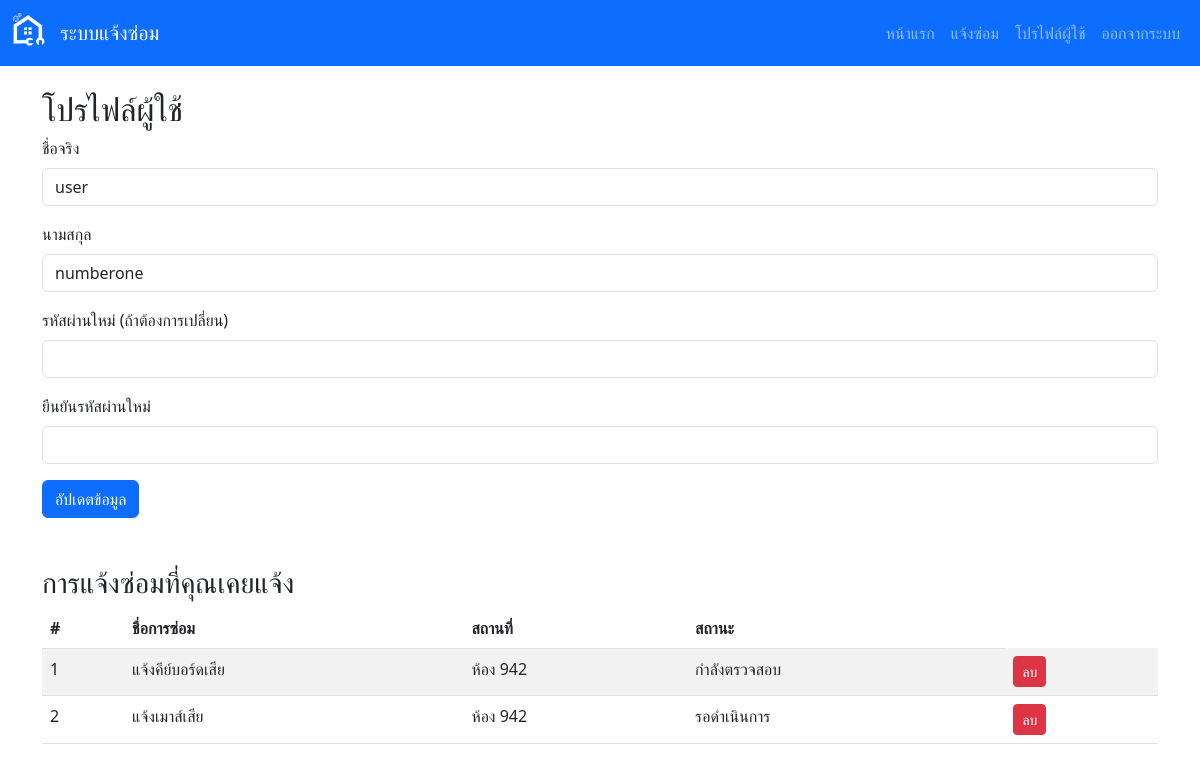
The page /profile.php (signed in) on the database its author committed.
### tables this page shows
CREATE TABLE `users` (
  `id` int(11) NOT NULL,
  `first_name` varchar(255) NOT NULL,
  `last_name` varchar(255) NOT NULL,
  `username` varchar(50) NOT NULL,
  `password` varchar(255) NOT NULL,
  `email` varchar(100) DEFAULT NULL,
  `created_at` timestamp NOT NULL DEFAULT current_timestamp(),
  `role` enum('user','admin','tech') NOT NULL DEFAULT 'user'
);

CREATE TABLE `repair_request` (
  `id` int(11) NOT NULL,
  `repair_name` varchar(255) NOT NULL,
  `description` text NOT NULL,
  `image_path` varchar(255) DEFAULT NULL,
  `location` varchar(255) NOT NULL,
  `report_date` datetime NOT NULL,
  `user_id` int(11) NOT NULL,
  `status` enum('กำลังตรวจสอบ','รอดำเนินการ','เสร็จสิ้น') DEFAULT 'กำลังตรวจสอบ',
  `image` longblob DEFAULT NULL,
  `image_type` varchar(50) DEFAULT NULL,
  `repair_code` varchar(20) NOT NULL,
  `is_selected` tinyint(1) DEFAULT 0,
  `repair_type` varchar(50) NOT NULL
);

### profile.php (the view, shortened to what this page needs)
<?php
include 'db.php';
$user_role = $_SESSION['role'] ?? null;
$user_id = $_SESSION['user_id'];
$sql = "SELECT * FROM users WHERE id = ?";
$stmt = $conn->prepare($sql);
$stmt->execute([$user_id]);
$user = $stmt->fetch(PDO::FETCH_ASSOC);
$sql = "SELECT * FROM repair_request WHERE user_id = ? ORDER BY report_date DESC";
$stmt = $conn->prepare($sql);
$stmt->execute([$user_id]);
$reports = $stmt->fetchAll(PDO::FETCH_ASSOC);
?>
<!DOCTYPE html>
<html lang="en">
<head>
    <link href="https://cdn.jsdelivr.net/npm/bootstrap@5.3.0/dist/css/bootstrap.min.css" rel="stylesheet">
</head>
<body>
<nav class="navbar navbar-expand-lg navbar-dark bg-primary">
        <div class="container-fluid">
        <a class="navbar-brand d-flex align-items-center" href="index.php">
            <img src="img/Hr.png" alt="Logo" width="40" height="40" class="me-2">
            <span>ระบบแจ้งซ่อม</span>
        </a>
            <div class="collapse navbar-collapse" id="navbarNav">
                <ul class="navbar-nav ms-auto">
                    <li class="nav-item">
                        <a class="nav-link" href="index.php">หน้าแรก</a>
                    </li>
                    <li class="nav-item">
                        <a class="nav-link" href="report.php">แจ้งซ่อม</a>
                    </li>
                    <?php if ($user_role === 'tech' || $user_role === 'user' || $user_role === 'admin'): ?>
                        <li class="nav-item">
                        <a class="nav-link" href="profile.php">โปรไฟล์ผู้ใช้</a>
                    </li>
                    <?php endif; ?>
                    <?php if ($user_role === 'tech' || $user_role === 'user' || $user_role === 'admin'): ?>
                    <li class="nav-item">
                        <a class="nav-link" href="logout.php">ออกจากระบบ</a>
                    </li>
                    <?php endif; ?>
                </ul>
            </div>
        </div>
    </nav>
    <div class="container mt-4">
        <h2>โปรไฟล์ผู้ใช้</h2>
        <form method="POST">
            <div class="mb-3">
                <label for="first_name" class="form-label">ชื่อจริง</label>
                <input type="text" class="form-control" id="first_name" name="first_name" value="<?php echo htmlspecialchars($user['first_name']); ?>" required>
            </div>
            <div class="mb-3">
                <label for="last_name" class="form-label">นามสกุล</label>
                <input type="text" class="form-control" id="last_name" name="last_name" value="<?php echo htmlspecialchars($user['last_name']); ?>" required>
            </div>
            <div class="mb-3">
                <label for="new_password" class="form-label">รหัสผ่านใหม่ (ถ้าต้องการเปลี่ยน)</label>
                <input type="password" class="form-control" id="new_password" name="new_password">
            </div>
            <div class="mb-3">
                <label for="confirm_password" class="form-label">ยืนยันรหัสผ่านใหม่</label>
                <input type="password" class="form-control" id="confirm_password" name="confirm_password">
            </div>
            <button type="submit" class="btn btn-primary">อัปเดตข้อมูล</button>
        </form>
        <h3 class="mt-5">การแจ้งซ่อมที่คุณเคยแจ้ง</h3>
        <?php if (count($reports) > 0): ?>
            <table class="table table-striped">
                <thead>
                    <tr>
                        <th>#</th>
                        <th>ชื่อการซ่อม</th>
                        <th>สถานที่</th>
                        <th>สถานะ</th>
                    </tr>
                </thead>
                <tbody>
                    <?php foreach ($reports as $index => $report): ?>
                        <tr>
                            <td><?php echo $index + 1; ?></td>
                            <td><?php echo htmlspecialchars($report['repair_name']); ?></td>
                            <td><?php echo htmlspecialchars($report['location']); ?></td>
                            <td><?php echo htmlspecialchars($report['status']); ?></td>
                            <td><a href="delete.php?id=<?php echo $report['id']; ?>" class="btn btn-danger btn-sm" onclick="return confirm('คุณแน่ใจหรือไม่ที่จะลบข้อมูลนี้?');">ลบ</a></td>
                        </tr>
                    <?php endforeach; ?>
                </tbody>
            </table>
        <?php else: ?>
            <p>คุณยังไม่ได้แจ้งซ่อมใดๆ</p>
        <?php endif; ?>
    </div>
</body>
</html>

### rows shown on the page
users: first_name "user", last_name "numberone"
repair_request: repair_name "แจ้งคีย์บอร์ดเสีย", location "ห้อง 942", status "กำลังตรวจสอบ"
repair_request: repair_name "แจ้งเมาส์เสีย", location "ห้อง 942", status "รอดำเนินการ"
